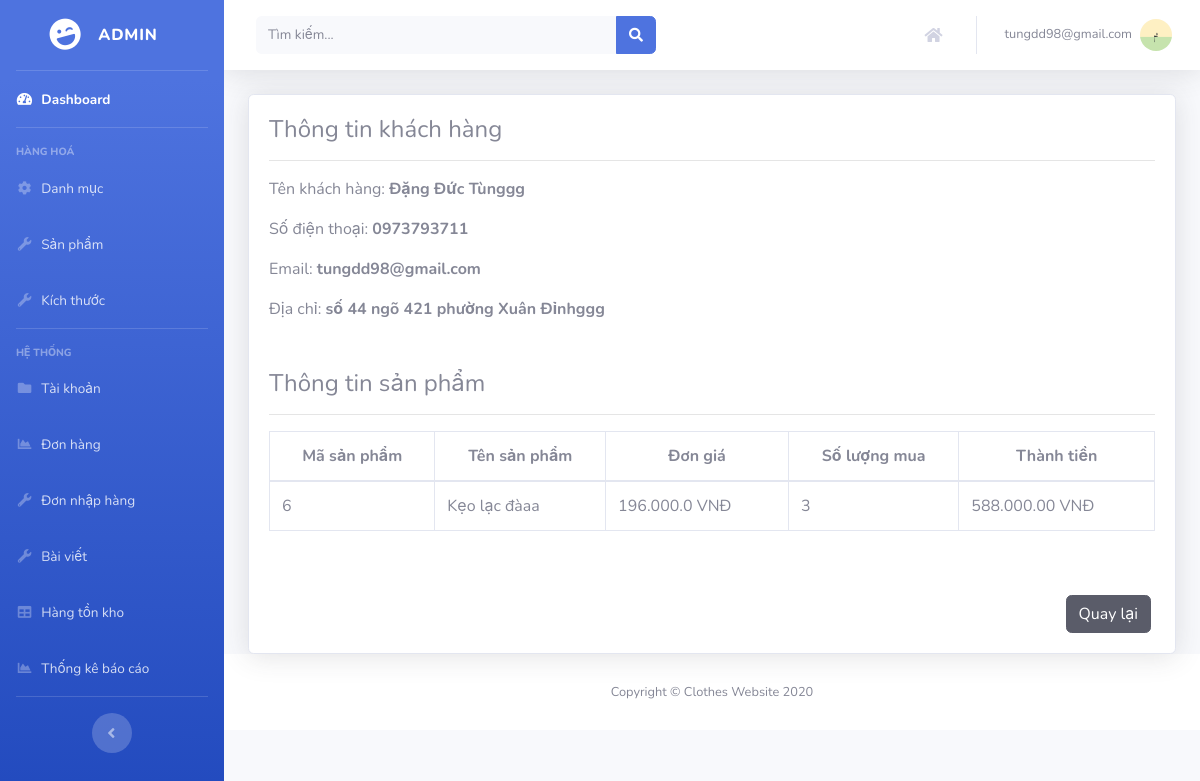
Screenshot of /admin/order/view/16 (signed in) with the database file from the repository.
### tables this page shows
CREATE TABLE `users` (
  `id` int(11) NOT NULL,
  `email` varchar(255) DEFAULT NULL,
  `password` varchar(255) DEFAULT NULL,
  `name` varchar(255) DEFAULT NULL,
  `phone` varchar(255) DEFAULT NULL,
  `address` varchar(255) DEFAULT NULL,
  `thumbnail` varchar(255) DEFAULT NULL,
  `rule` int(2) NOT NULL DEFAULT 0,
  `created_at` timestamp NOT NULL DEFAULT current_timestamp() ON UPDATE current_timestamp()
);

CREATE TABLE `products` (
  `id` int(11) NOT NULL,
  `category_id` int(11) DEFAULT NULL,
  `title` varchar(255) DEFAULT NULL,
  `description` text DEFAULT NULL,
  `content` text DEFAULT NULL,
  `price` float DEFAULT 0,
  `sale` float DEFAULT 0,
  `quantity` int(11) DEFAULT 0,
  `thumbnail` varchar(255) DEFAULT NULL,
  `images` text DEFAULT NULL,
  `created_at` timestamp NOT NULL DEFAULT current_timestamp()
);

### controller/BaseController.php (called while the page is built, shortened)
<?php
class BaseController
{
    public function loadView($_view, $var)
    {
        $this->view = $_view;
        include "view/{$this->view}.php";
    }
}

### model/Model.php (called while the page is built, shortened)
<?php
$db = mysqli_connect($hostname, $username, $password, $database);
mysqli_set_charset($db, "UTF8");
class Model
{
    public function _getListAll($sql)
    {
        global $db;
        $result = mysqli_query($db, $sql);
        $arr = array();
        while ($rows = mysqli_fetch_object($result)) {
            $arr[] = $rows;
        }
        return $arr;
    }
    public function _getRecord($sql)
    {
        global $db;
        $result = mysqli_query($db, $sql);
        $record = mysqli_fetch_object($result);
        return $record;
    }
}

### model/UserModel.php (called while the page is built, shortened)
<?php
class UserModel extends Model
{
    public $table = 'users';
    public function getRecord($id)
    {
        $result = parent::_getRecord("Select * from `$this->table` where id = $id");
        return $result;
    }
}

### model/OrderDetailModel.php (called while the page is built)
<?php
class OrderDetailModel extends Model
{
    public $table = 'orders_detail';
    public function getListAll($id)
    {
        $result = parent::_getListAll("Select * from `$this->table` where order_id = $id");
        return $result;
    }
}

### model/ProductModel.php (called while the page is built, shortened)
<?php
class ProductModel extends Model
{
    public $table = 'products';
    public function getRecord($id)
    {
        return parent::_getRecord("Select * from `$this->table` where id = $id");
    }
}

### helper/index.php (called while the page is built, shortened)
<?php
function textTrundate($str, $limit = 20)
{
    if (strlen($str) <= $limit) {
        return $str;
    }
    return mb_substr($str, 0, $limit - 3, 'UTF-8') . '...';
}
function getPrice($price, $sale)
{
    return $sale == 0 ? $price : $price - ($sale * $price) / 100;
}

### view/admin/order/view.php (the view)
<div class="container-fluid">
    <div class="card shadow">
        <div class="card-body">
            <div class="mb-5">
                <h4 class="">Thông tin khách hàng</h4>
                <hr>
                <p>Tên khách hàng: <b><?php echo $user->name ?></b></p>
                <p>Số điện thoại: <b><?php echo $user->phone ?></b></p>
                <p>Email: <b><?php echo $user->email ?></b></p>
                <p>Địa chỉ: <b><?php echo $user->address ?></b></p>
            </div>
            <div class="mb-5">
                <h4>Thông tin sản phẩm</h4>
                <hr>
                <div class="table-responsive">
                    <table class="table table-bordered" id="dataTable" width="100%" cellspacing="0">
                        <thead>
                            <tr class="text-center">
                                <th>Mã sản phẩm</th>
                                <th>Tên sản phẩm</th>
                                <th>Đơn giá</th>
                                <th>Số lượng mua</th>
                                <th>Thành tiền</th>
                            </tr>
                        </thead>
                        <tbody>
                            <?php foreach($products as $key => $val) { ?>
                            <tr>
                                <td><?php echo $val->id ?></td>
                                <td><?php echo textTrundate($val->title) ?></td>
                                <td><?php echo number_format(getPrice($val->price, $val->sale), 1, ".", "."); ?> VNĐ
                                </td>
                                <td><?php echo $val->number ?></td>
                                <td><?php echo number_format(getPrice($val->price, $val->sale) * $val->number, 2, '.', '.') ?>
                                    VNĐ</td>
                            </tr>
                            <?php }; ?>
                        </tbody>
                    </table>
                </div>
            </div>
            <div class="d-flex justify-content-end">
                <button type="button" class="btn btn-dark mx-1" onclick="window.history.back()">Quay lại</button>
            </div>
        </div>
    </div>
</div>

### rows the page displays
users: name "Đặng Đức Tùnggg", phone "0973793711", email "tungdd98@gmail.com", address "số 44 ngõ 421 phường Xuân Đỉnhggg"
products: id "6", title "Kẹo lạc đàaa", getPrice($val->price, $val->sale) "196.000.0", number "3", getPrice($val->price, $val->sale) * $val->number "588.000.00"

### other values shown
$_SESSION['email'] "tungdd98@gmail.com"
